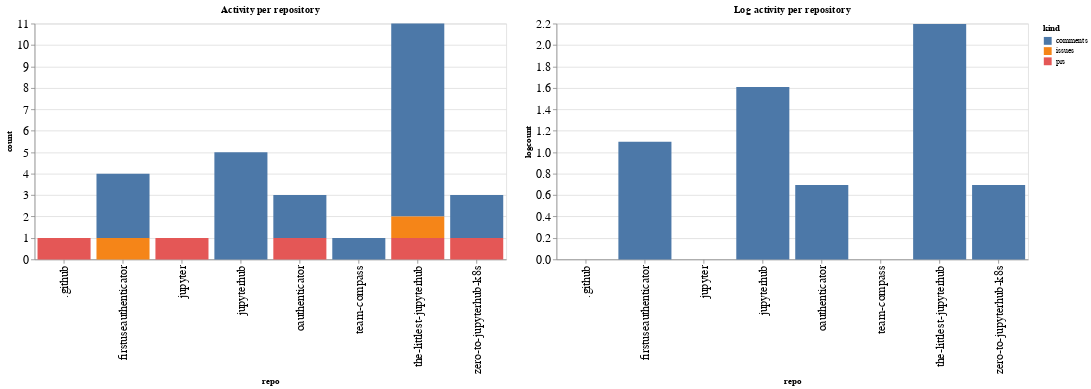

The cell this chart's notebook holds for it:
### Code cell
ch1 = alt.Chart(repo_summaries, width=600, title="Activity per repository").mark_bar().encode(
    x='repo',
    y='count',
    color='kind',
    tooltip="kind"
)

ch2 = alt.Chart(repo_summaries, width=600, title="Log activity per repository").mark_bar().encode(
    x='repo',
    y='logcount',
    color='kind',
    tooltip="kind"
)

ch1 | ch2

### Figure 1 — Vega-Lite specification as saved in the notebook (floating-point values rounded to 4 significant figures)
{"config": {"axisLeft": {"labelFontSize": 15}, "axisBottom": {"labelFontSize": 15}}, "hconcat": [{"mark": "bar", "encoding": {"color": {"type": "nominal", "field": "kind"}, "tooltip": {"type": "nominal", "field": "kind"}, "x": {"type": "nominal", "field": "repo"}, "y": {"type": "quantitative", "field": "count"}}, "title": "Activity per repository", "width": 600}, {"mark": "bar", "encoding": {"color": {"type": "nominal", "field": "kind"}, "tooltip": {"type": "nominal", "field": "kind"}, "x": {"type": "nominal", "field": "repo"}, "y": {"type": "quantitative", "field": "logcount"}}, "title": "Log activity per repository", "width": 600}], "data": {"name": "data-374e96860b322817c937fa81687a0277"}, "$schema": "https://vega.github.io/schema/vega-lite/v4.8.1.json", "datasets": {"data-374e96860b322817c937fa81687a0277": [{"repo": ".github", "kind": "prs", "count": 1, "logcount": 0.0}, {"repo": "firstuseauthenticator", "kind": "comments", "count": 3, "logcount": 1.099}, {"repo": "firstuseauthenticator", "kind": "issues", "count": 1, "logcount": 0.0}, {"repo": "jupyter", "kind": "prs", "count": 1, "logcount": 0.0}, {"repo": "jupyterhub", "kind": "comments", "count": 5, "logcount": 1.609}, {"repo": "oauthenticator", "kind": "comments", "count": 2, "logcount": 0.6931}, {"repo": "oauthenticator", "kind": "prs", "count": 1, "logcount": 0.0}, {"repo": "team-compass", "kind": "comments", "count": 1, "logcount": 0.0}, {"repo": "the-littlest-jupyterhub", "kind": "comments", "count": 9, "logcount": 2.197}, {"repo": "the-littlest-jupyterhub", "kind": "issues", "count": 1, "logcount": 0.0}, {"repo": "the-littlest-jupyterhub", "kind": "prs", "count": 1, "logcount": 0.0}, {"repo": "zero-to-jupyterhub-k8s", "kind": "comments", "count": 2, "logcount": 0.6931}, {"repo": "zero-to-jupyterhub-k8s", "kind": "prs", "count": 1, "logcount": 0.0}]}}
